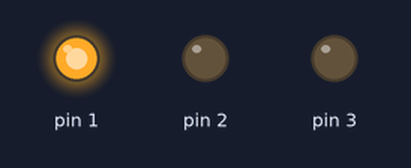
Simulated run of this sketch. Board: Arduino Uno, built with avr-gcc and run on an emulated ATmega328P. On the bench: output pins drawn as LEDs (lit = HIGH).

Above: at 0.5 s.
At 2.5 s:
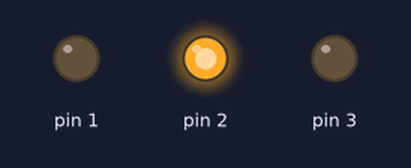
At 4.5 s:
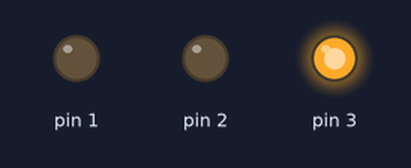
At 5.5 s:
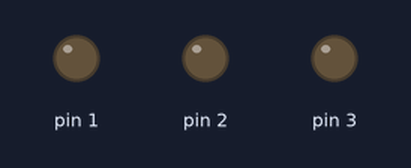
Timing chart, 0 to 7.8 s (numbered marks = the images above):
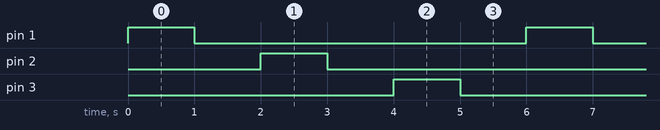

The sketch:

brilliant_blad_stantia1.ino
```cpp
// C++ code
//
void setup()
{
  pinMode(1,OUTPUT);

  pinMode(2,OUTPUT);

  pinMode(3,OUTPUT);
}

void loop()
{
  digitalWrite(1, HIGH);
  delay(1000); // Wait for 2000 millisecond(s)
  digitalWrite(1, LOW);
  delay(1000); // Wait for 2000 millisecond(s)

  digitalWrite(2,HIGH);// Wait for 2000 millisecond(s)
  delay(1000);
  digitalWrite(2,LOW);
  delay(1000); // Wait for 2000 millisecond(s)

  digitalWrite(3,HIGH);
  delay(1000); // Wait for 2000 milliseconds(s)
  digitalWrite(3,LOW);
  delay(1000); // Wait for 2000 milliseconds(s)
}
```

Measured:
- by itself, pin 1–3: alternates HIGH for 1.0 s and LOW for 5.0 s
- by itself, everything shown: repeats every 6.0 s, in 6 steps
